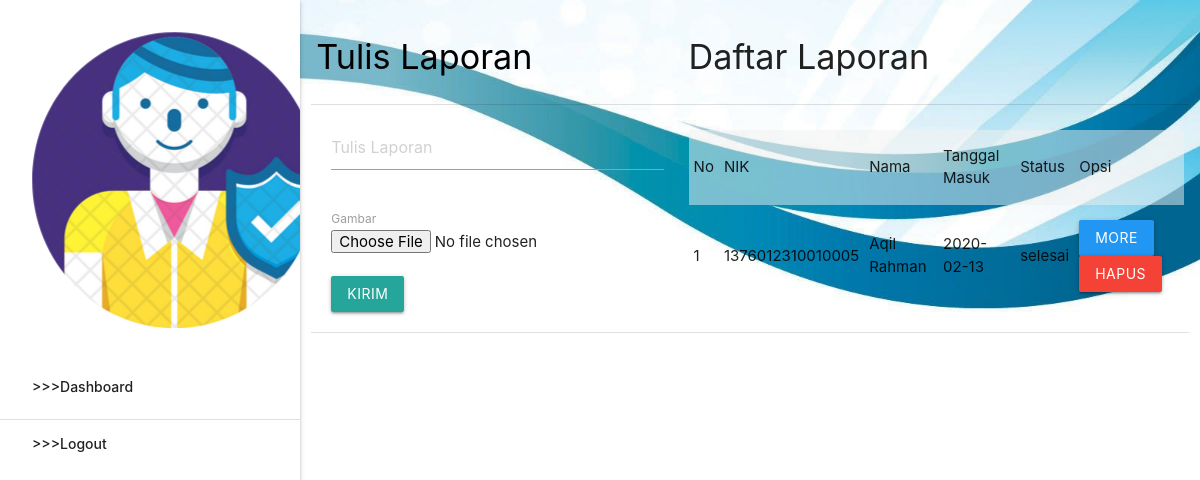
The page /masyarakat/ (signed in) on the database its author committed.
### tables this page shows
CREATE TABLE `pengaduan` (
  `id_pengaduan` int(5) NOT NULL,
  `tgl_pengaduan` varchar(20) NOT NULL,
  `nik` varchar(16) NOT NULL,
  `isi_laporan` text NOT NULL,
  `foto` varchar(255) NOT NULL,
  `status` enum('proses','selesai') NOT NULL
);

CREATE TABLE `masyarakat` (
  `nik` varchar(16) NOT NULL,
  `nama` varchar(35) NOT NULL,
  `username` varchar(25) NOT NULL,
  `password` varchar(255) NOT NULL,
  `telp` varchar(13) NOT NULL
);

### masyarakat/dashboard.php (the view, shortened to what this page needs)
<table class="responsive-table" border="2" style="width: 100%;">
	<tr>
		<td><h4 class="black-text hide-on-med-and-down">Tulis Laporan</h4></td>
		<td><h4 class="balck-text hide-on-med-and-down">Daftar Laporan</h4></td>
	</tr>
	<tr>
		<td style="padding: 20px;">
			<form method="POST" enctype="multipart/form-data">
				<textarea class="materialize-textarea" name="laporan" placeholder="Tulis Laporan"></textarea><br><br>
				<label>Gambar</label>
				<input type="file" name="foto"><br><br>
				<input type="submit" name="kirim" value="Kirim" class="btn">
			</form>
		</td>
		<td>
			<table border="3" class="responsive-table striped highlight">
				<tr>
					<td>No</td>
					<td>NIK</td>
					<td>Nama</td>
					<td>Tanggal Masuk</td>
					<td>Status</td>
					<td>Opsi</td>
				</tr>
				<?php
					$no=1;
					$pengaduan = mysqli_query($koneksi,"SELECT * FROM pengaduan INNER JOIN masyarakat ON pengaduan.nik=masyarakat.nik INNER JOIN tanggapan ON pengaduan.id_pengaduan=tanggapan.id_pengaduan WHERE pengaduan.nik='".$_SESSION['data']['nik']."' ORDER BY pengaduan.id_pengaduan DESC");
					while ($r=mysqli_fetch_assoc($pengaduan)) { ?>
					<tr>
						<td><?php echo $no++; ?></td>
						<td><?php echo $r['nik']; ?></td>
						<td><?php echo $r['nama']; ?></td>
						<td><?php echo $r['tgl_pengaduan']; ?></td>
						<td><?php echo $r['status']; ?></td>
						<td>
							<a class="btn blue modal-trigger" href="#tanggapan&id_pengaduan=<?php echo $r['id_pengaduan'] ?>">More</a>
							<a class="btn red" onclick="return confirm('Anda Yakin Ingin Menghapus Y/N')" href="index.php?p=pengaduan_hapus&id_pengaduan=<?php echo $r['id_pengaduan'] ?>">Hapus</a></td>
					</tr>
				<?php	}
				 ?>
			</table>
		</td>
	</tr>
</table>

### rows shown on the page
pengaduan: masyarakat.nik "1376012310010005", masyarakat.nama "Aqil Rahman", tgl_pengaduan "2020-02-13", status "selesai"
